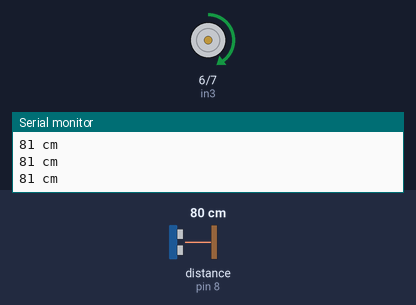
The sketch below on a simulated Arduino Uno, built with avr-gcc and run on an emulated ATmega328P. Parts: motor-driver pin pairs drawn as motors (green arrow = first pin HIGH = forward, orange = second pin HIGH = backward, longer = more drive, scaled by the enable pin), the last lines printed to the serial monitor. Wiring (inferred from the names in the program): ultrasonic range finder: trigger pin 9; echo pin 8. The inputs (shaded band) are chosen by the test bench; at power-on: distance to the obstacle (sensor on pin 8) 80 cm. The echo pulse lasts 58.3 µs per cm.

Above: at 1.2 s.
1.3 s: distance to the obstacle (sensor on pin 8) set to 103 cm
At 1.9 s:
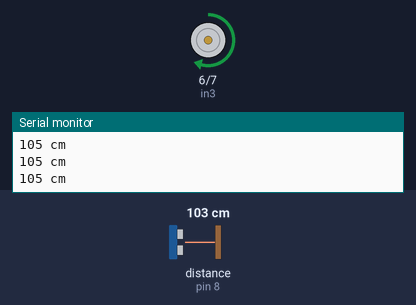
2.8 s: distance to the obstacle (sensor on pin 8) set to 299 cm
At 3.7 s:
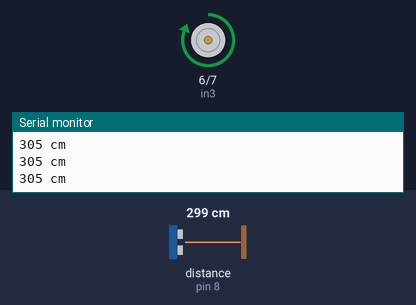
4.3 s: distance to the obstacle (sensor on pin 8) set to 2 cm
At 5.2 s:
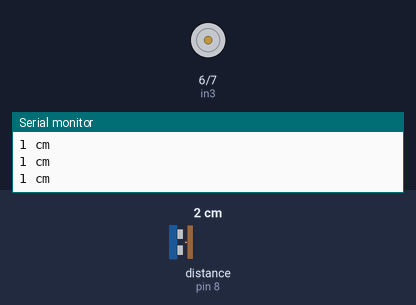
5.8 s: distance to the obstacle (sensor on pin 8) set to 35 cm
At 6.5 s:
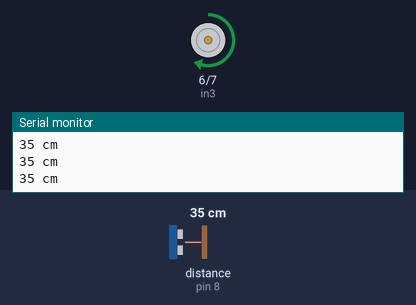
7.3 s: distance to the obstacle (sensor on pin 8) set to 4 cm
At 7.6 s:
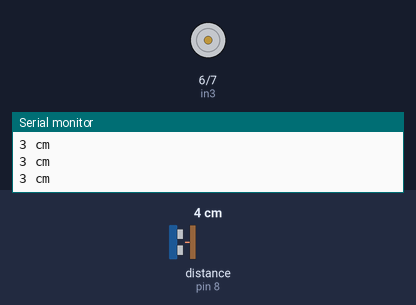
8.8 s: distance to the obstacle (sensor on pin 8) set to 60 cm
At 10.2 s:
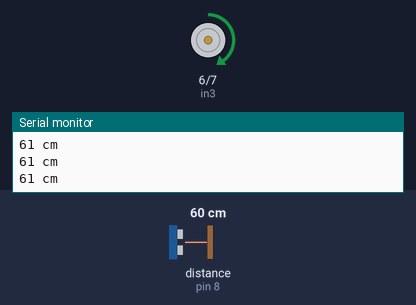
Timing chart, 0 to 11.8 s (numbered marks = the images above; inputs shaded):
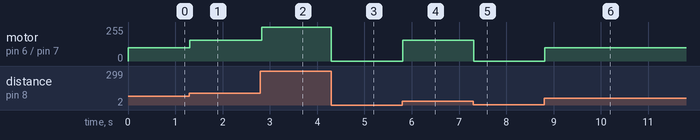

The sketch:

motor_ve_mesafe.ino
```cpp
const int trig=9;
const int echo =8;
int sure;
int mesafe;
const int in3=6;
const int in4=7;
const int e2=5;
void setup() {

  pinMode(trig,OUTPUT);
  pinMode(echo, INPUT);
  Serial.begin(9600);
  pinMode(in3, OUTPUT);
  pinMode(in4, OUTPUT);
  pinMode(e2,OUTPUT);
}

void loop() {
  digitalWrite(trig,HIGH);
  delay(1);
  digitalWrite(trig,LOW);

  sure=pulseIn(echo,HIGH);
  mesafe=(sure/2)/28.5;
  Serial.print(mesafe);
  Serial.println(" cm");
  digitalWrite(in3, HIGH);
  digitalWrite(in4, LOW);
  fonksiyon(mesafe);
}

void fonksiyon(int mesafe)
{
  if(mesafe>200)
  {
    analogWrite(e2,255);
  }
  else if (mesafe<200 && mesafe >150 )
  {
    analogWrite(e2,200);
  }
  else if (mesafe<150 && mesafe >100)
  {
    analogWrite(e2,155);
  }
  else if (mesafe<100 && mesafe > 50)
    {
      analogWrite(e2,100);
    }
  else if (mesafe <50 && mesafe >30)
  {
      analogWrite(e2,55);
  }
  else
  {
      analogWrite(e2,0);
  }
}
```

Measured:
- after the input at 1.3 s, motor on pin 6 (in3) / pin 7 (in4): forward 100/255 → forward 155/255 at once
- after the input at 2.8 s, motor on pin 6 (in3) / pin 7 (in4): forward 155/255 → forward 255/255 at once
- after the input at 4.3 s, motor on pin 6 (in3) / pin 7 (in4): forward 255/255 → stopped at once
- after the input at 5.8 s, motor on pin 6 (in3) / pin 7 (in4): stopped → forward 155/255 at once
- after the input at 7.3 s, motor on pin 6 (in3) / pin 7 (in4): forward 155/255 → stopped at once
- after the input at 8.8 s, motor on pin 6 (in3) / pin 7 (in4): stopped → forward 100/255 at once
